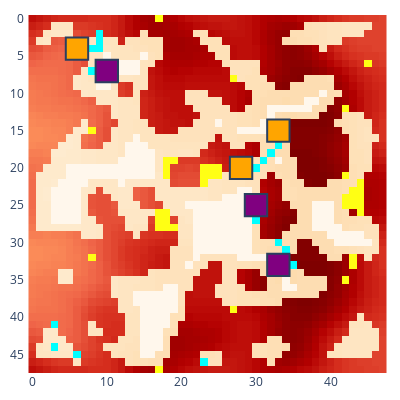

The code cell stored with this chart in its notebook:
### Code cell
myenv.run_early_setup()
myenv.show()

### Figure 1 — Plotly figure (JSON) as saved in the notebook; plotly's stock layout.template omitted (floating-point values rounded to 4 significant figures; data arrays with more than 128 entries replaced by an {"elided": "..."} marker saying what was removed)
{"data": [{"colorscale": [[0, "rgb(255,247,236)"], [0.125, "rgb(254,232,200)"], [0.25, "rgb(253,212,158)"], [0.375, "rgb(253,187,132)"], [0.5, "rgb(252,141,89)"], [0.625, "rgb(239,101,72)"], [0.75, "rgb(215,48,31)"], [0.875, "rgb(179,0,0)"], [1, "rgb(127,0,0)"]], "name": "Rubble", "showscale": false, "type": "heatmap", "uid": "0_Rubble", "z": {"elided": "48x48 int values"}}, {"colorscale": [[0, "#00ffff"], [1, "#00ffff"]], "hoverinfo": "skip", "name": "Ice", "showscale": false, "type": "heatmap", "uid": "0_Ice", "z": {"elided": "48x48 int values"}}, {"colorscale": [[0, "#ffff14"], [1, "#ffff14"]], "hoverinfo": "skip", "name": "Ore", "showscale": false, "type": "heatmap", "uid": "0_Ore", "z": {"elided": "48x48 int values"}}, {"colorscale": [[0, "#15b01a"], [1, "#15b01a"]], "hoverinfo": "skip", "name": "Lichen", "showscale": false, "type": "heatmap", "uid": "0_Lichen", "z": {"elided": "48x48 null values"}}, {"customdata": [["factory_0", "player_0", 1000, 0, 0, 150, 150]], "hovertemplate": "%{customdata[0]} %{customdata[1]}<br>Power: %{customdata[2]}<br>Ice: %{customdata[3]}<br>Ore: %{customdata[4]}<br>Water: %{customdata[5]}<br>Metal: %{customdata[6]}<br><extra></extra>", "name": "factory_0", "showscale": false, "type": "heatmap", "uid": "0_factory_0", "x": [30], "y": [25], "z": [0]}, {"customdata": [["factory_2", "player_0", 1000, 0, 0, 150, 150]], "hovertemplate": "%{customdata[0]} %{customdata[1]}<br>Power: %{customdata[2]}<br>Ice: %{customdata[3]}<br>Ore: %{customdata[4]}<br>Water: %{customdata[5]}<br>Metal: %{customdata[6]}<br><extra></extra>", "name": "factory_2", "showscale": false, "type": "heatmap", "uid": "0_factory_2", "x": [33], "y": [33], "z": [2]}, {"customdata": [["factory_4", "player_0", 1000, 0, 0, 150, 150]], "hovertemplate": "%{customdata[0]} %{customdata[1]}<br>Power: %{customdata[2]}<br>Ice: %{customdata[3]}<br>Ore: %{customdata[4]}<br>Water: %{customdata[5]}<br>Metal: %{customdata[6]}<br><extra></extra>", "name": "factory_4", "showscale": false, "type": "heatmap", "uid": "0_factory_4", "x": [10], "y": [7], "z": [4]}, {"customdata": [["factory_1", "player_1", 1000, 0, 0, 150, 150]], "hovertemplate": "%{customdata[0]} %{customdata[1]}<br>Power: %{customdata[2]}<br>Ice: %{customdata[3]}<br>Ore: %{customdata[4]}<br>Water: %{customdata[5]}<br>Metal: %{customdata[6]}<br><extra></extra>", "name": "factory_1", "showscale": false, "type": "heatmap", "uid": "0_factory_1", "x": [28], "y": [20], "z": [1]}, {"customdata": [["factory_3", "player_1", 1000, 0, 0, 150, 150]], "hovertemplate": "%{customdata[0]} %{customdata[1]}<br>Power: %{customdata[2]}<br>Ice: %{customdata[3]}<br>Ore: %{customdata[4]}<br>Water: %{customdata[5]}<br>Metal: %{customdata[6]}<br><extra></extra>", "name": "factory_3", "showscale": false, "type": "heatmap", "uid": "0_factory_3", "x": [33], "y": [15], "z": [3]}, {"customdata": [["factory_5", "player_1", 1000, 0, 0, 150, 150]], "hovertemplate": "%{customdata[0]} %{customdata[1]}<br>Power: %{customdata[2]}<br>Ice: %{customdata[3]}<br>Ore: %{customdata[4]}<br>Water: %{customdata[5]}<br>Metal: %{customdata[6]}<br><extra></extra>", "name": "factory_5", "showscale": false, "type": "heatmap", "uid": "0_factory_5", "x": [6], "y": [4], "z": [5]}], "layout": {"coloraxis": {"showscale": false}, "height": 400, "margin": {"b": 10, "l": 10, "r": 10, "t": 10}, "plot_bgcolor": "rgba(0, 0, 0, 0)", "shapes": [{"fillcolor": "purple", "name": "factory_0", "type": "rect", "x0": 28.5, "x1": 31.5, "y0": 23.5, "y1": 26.5}, {"fillcolor": "purple", "name": "factory_2", "type": "rect", "x0": 31.5, "x1": 34.5, "y0": 31.5, "y1": 34.5}, {"fillcolor": "purple", "name": "factory_4", "type": "rect", "x0": 8.5, "x1": 11.5, "y0": 5.5, "y1": 8.5}, {"fillcolor": "orange", "name": "factory_1", "type": "rect", "x0": 26.5, "x1": 29.5, "y0": 18.5, "y1": 21.5}, {"fillcolor": "orange", "name": "factory_3", "type": "rect", "x0": 31.5, "x1": 34.5, "y0": 13.5, "y1": 16.5}, {"fillcolor": "orange", "name": "factory_5", "type": "rect", "x0": 4.5, "x1": 7.5, "y0": 2.5, "y1": 5.5}], "width": 400, "xaxis": {"autorange": true, "domain": [0, 1], "range": [-0.7667, 47.77], "type": "linear"}, "yaxis": {"autorange": true, "domain": [0, 1], "range": [47.5, -0.5], "scaleanchor": "x", "type": "linear"}}}
